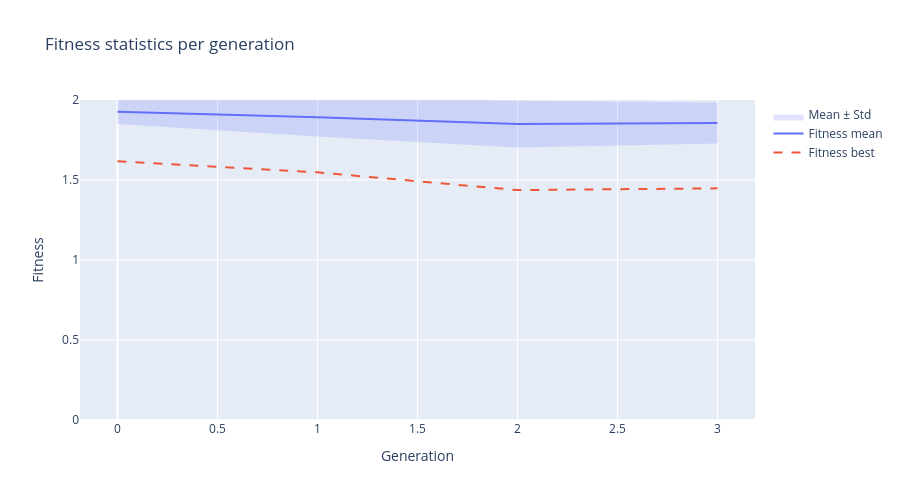

The code cell stored with this chart in its notebook:
### Code cell
get_fitness_per_df(data, y_min=0, show_elitism=False)

### Figure 1 — Plotly figure (JSON) as saved in the notebook; plotly's stock layout.template omitted (floating-point values rounded to 4 significant figures)
{"data": [{"fill": "toself", "fillcolor": "rgba(99, 110, 250, 0.2)", "hoverinfo": "skip", "line": {"color": "rgba(255,255,255,0)"}, "name": "Mean ± Std", "type": "scatter", "x": [0, 1, 2, 3, 3, 2, 1, 0], "y": [2.004, 2.012, 1.996, 1.984, 1.728, 1.704, 1.772, 1.85]}, {"line": {"color": "rgba(99, 110, 250, 1.0)", "width": 2}, "mode": "lines", "name": "Fitness mean", "type": "scatter", "x": [0, 1, 2, 3], "y": [1.927, 1.892, 1.85, 1.856]}, {"line": {"color": "rgba(239, 85, 59, 1.0)", "dash": "dash", "width": 2}, "mode": "lines", "name": "Fitness best", "type": "scatter", "x": [0, 1, 2, 3], "y": [1.618, 1.548, 1.437, 1.448]}], "layout": {"height": 500, "hovermode": "x unified", "title": {"text": "Fitness statistics per generation"}, "width": 900, "xaxis": {"title": {"text": "Generation"}}, "yaxis": {"range": [0, 2], "title": {"text": "Fitness"}}}}
